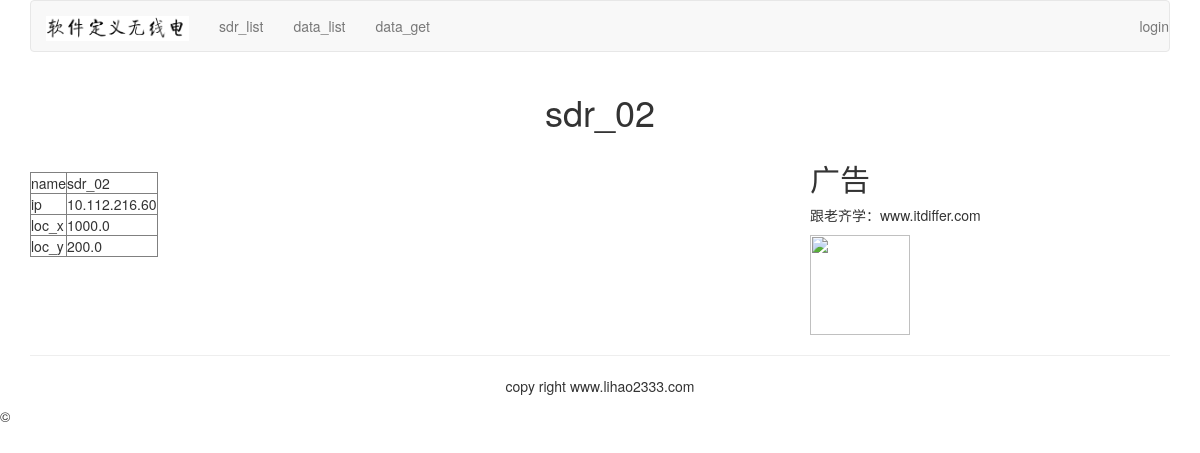
/sdrpub/10.112.216.60/, run on the app's committed database.
### sdrpub/models.py (models this page shows, shortened)
class Sdr(models.Model):
    ip = models.GenericIPAddressField(primary_key=True)
    name = models.CharField(max_length=20)
    loc_x = models.FloatField(max_length=10)
    loc_y = models.FloatField(max_length=10)
    state = models.BooleanField(default=True)

### sdrpub/views.py (the view)
# urls.py: url(r'(?P<sdr_ip>\d)/$', views.sdr_detail, name="sdr_detail"),
def sdr_detail(request, sdr_ip):
    sdr = Sdr.objects.get(ip=sdr_ip)
    return render(request,"sdr/detail.html", {"sdr":sdr} )

### templates/sdr/detail.html (shortened to what this page needs)
{% extends "base.html" %}
{% block content %}
<div class="row text-center vertical-middle-sm">
    <h1>{{ sdr.name }}</h1>
</div>
<div class="row">
    <div class="col-xs-12 col-md-8">
        <p class="text-center"></p>
        <table border="1">
                <tr>
                    <td>name</td>
                    <td>{{sdr.name}}</td>
                </tr>
            <tr>
                <td>ip</td>
                <td>{{sdr.ip}}</td>
            </tr>
                <tr>
                        <td>loc_x</td>
						<td>{{sdr.loc_x}}</td>
                </tr>
                <tr>
                        <td>loc_y</td>
						<td>{{sdr.loc_y}}</td>
                </tr>
        </table>
    </div>
    <div class="col-xs-6 col-md-4">
        <h2>广告</h2>
        <p>跟老齐学：www.itdiffer.com</p>
        <img width="100px" height="100" src="http://www.mrwallpaper.com/wallpapers/Fluffy-Cat.jpg">
    </div>
</div>
{% endblock %}

### data on the page
Sdr: name "sdr_02", ip "10.112.216.60", loc_x "1000.0", loc_y "200.0"
